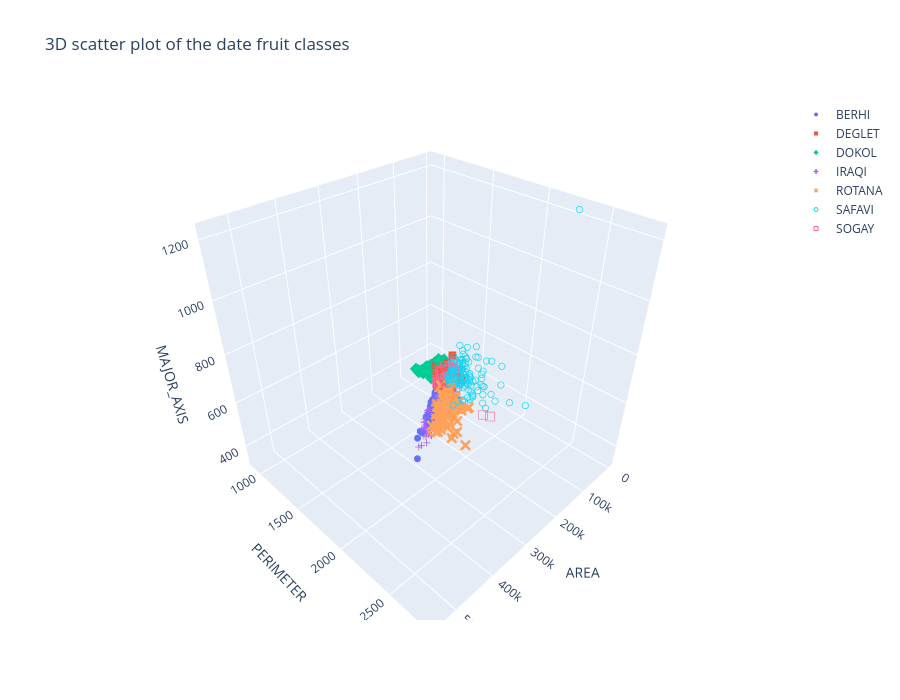

Here is the notebook cell this chart was saved with:
### Markdown cell above
## Task 7: 3D plot using the first three dimensions

Same idea, now with all three features. The plot can be rotated with the mouse.

### Code cell
def make_3d_figure():
    fig = go.Figure()
    for k, name in enumerate(class_names):
        pts = X[y == k]
        fig.add_trace(go.Scatter3d(
            x=pts[:, 0], y=pts[:, 1], z=pts[:, 2], mode="markers", name=name,
            marker=dict(symbol=symbols_3d[k], size=4, color=colors[k])))
    fig.update_layout(title="3D scatter plot of the date fruit classes",
                      scene=dict(xaxis_title=feature_names[0],
                                 yaxis_title=feature_names[1],
                                 zaxis_title=feature_names[2]),
                      width=900, height=700)
    return fig

make_3d_figure().show()
